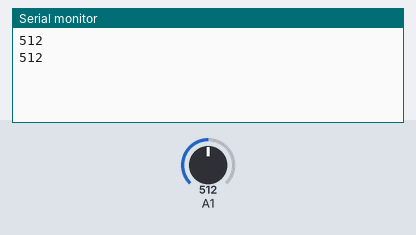
Recording of a sketch running on a simulated Arduino Uno, built with avr-gcc and run on an emulated ATmega328P. Shown: the last lines printed to the serial monitor. Inputs (shaded band) come from the test bench; at power-on: A1 = 512.

Above: at 1.8 s.
1.9 s: A1 set to 716
At 2.8 s:
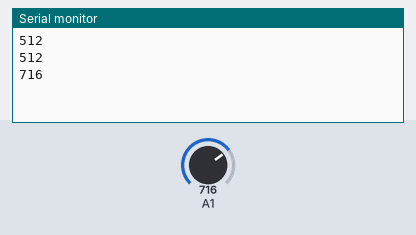
3.4 s: A1 set to 900
At 4.5 s:
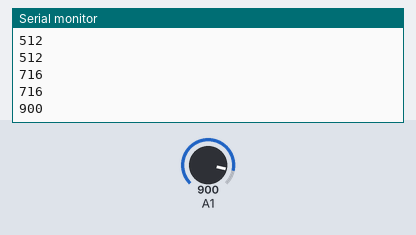
Timing chart, 0 to 6.4 s (numbered marks = the images above; inputs shaded):
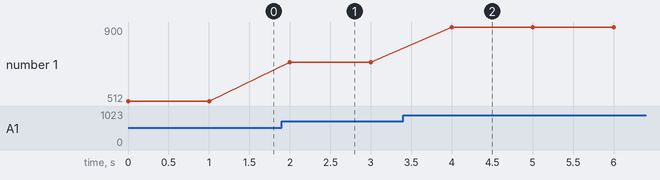

Measured:
- after the input at 1.9 s, the serial monitor: prints a new line after 0.10 s (image 1)
- after the input at 3.4 s, the serial monitor: prints a new line after 0.60 s (image 2)
- plotted number 1: 512 → 716 after the input at 1.9 s, 716 → 900 after the input at 3.4 s

The sketch:

TP18.ino
```cpp
void setup()
{
Serial.begin(9600);
pinMode(A1,INPUT);

}
void loop()
{
int var=analogRead(A1);
Serial.println(var);
if(var==0)
digitalWrite(2,LOW);
else

digitalWrite(2,HIGH);
delay(1000);


}
```
